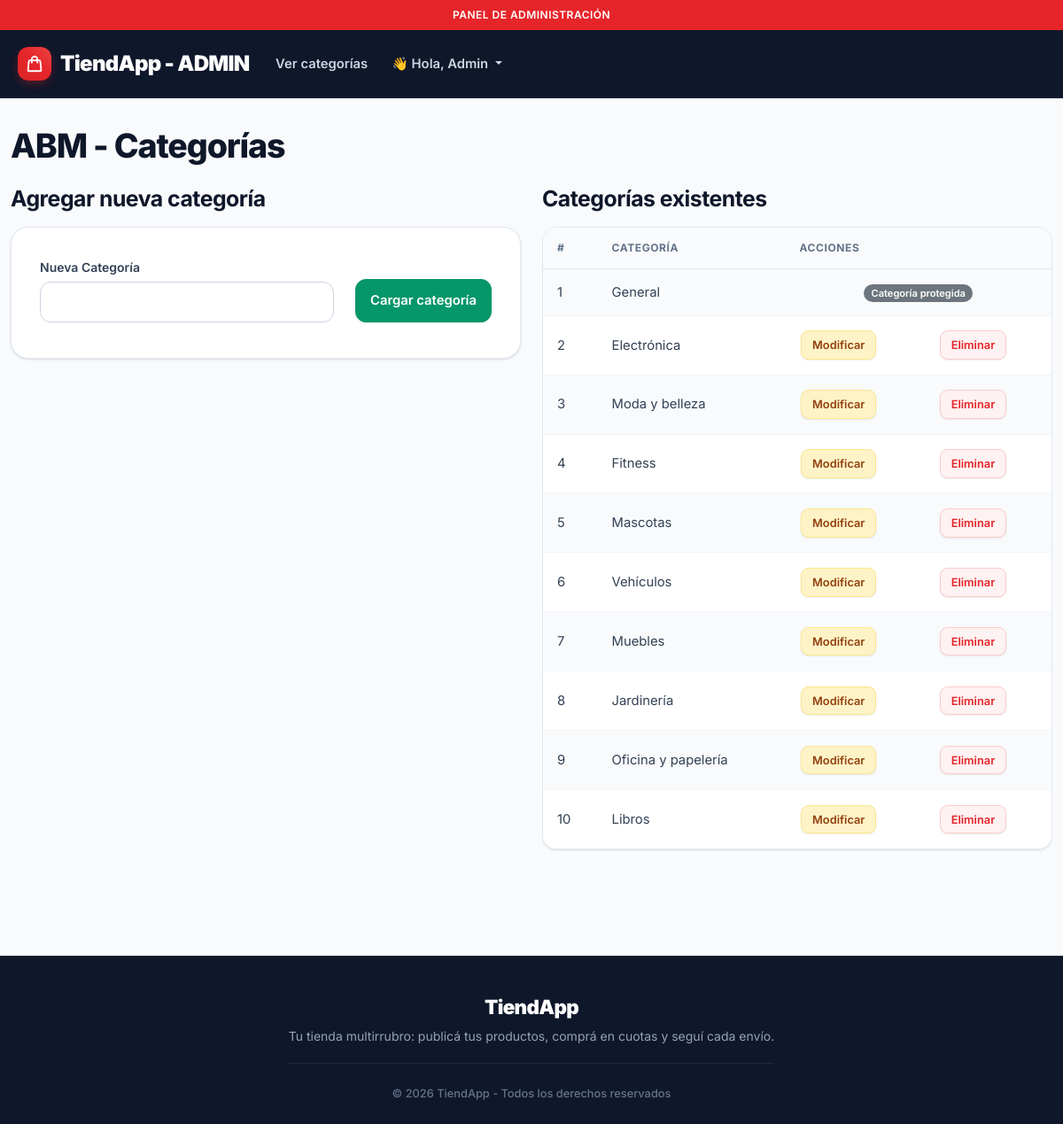
Page /admin/categoria.php (signed in) on the committed database.
### tables this page shows
CREATE TABLE `categorias` (
  `id_categoria` int(11) NOT NULL,
  `categoria` varchar(45) NOT NULL
);

### admin/categoria.php (the view, shortened to what this page needs)
<?php
include_once("../components/header_admin.php");
?>
<main>
  <div class="container-fluid">
    <?php
    include_once("../components/config/config.php");
    ?>
    <h1 class="montserrat-bold">ABM - Categorías</h1>
    <div class="row">
      <section class="col-12 col-lg-6">
        <h2 class="montserrat-bold">Agregar nueva categoría</h2>
        <form action="abm_cat/alta_cat.php" method="get" class="formulario-usuario">
          <div class="row mb-2">
            <div class="col-md-8">
              <label for="cat" class="form-label primero">Nueva Categoría</label>
              <input type="text" name="cat" id="cat" class="form-control" required>
            </div>
            <div class="col-md-4 d-flex align-items-end">
              <input type="submit" value="Cargar categoría" class="btn btn-success w-100">
            </div>
          </div>
        </form>
      </section>
      <section class="col-12 col-lg-6">
        <h2 class="montserrat-bold">Categorías existentes</h2>
        <div class="table-responsive">
          <table class="table table-striped table-hover">
            <thead>
              <tr>
                <th>#</th>
                <th>Categoría</th>
                <th colspan="2">Acciones</th>
              </tr>
            </thead>
            <tbody>
              <?php
              $consulta = "SELECT * FROM categorias";
              $respuesta = mysqli_query($con, $consulta);
              while ($fila = mysqli_fetch_array($respuesta)):
              ?>
                <tr>
                  <td><?= $fila['id_categoria'] ?></td>
                  <td><?= htmlspecialchars($fila['categoria']) ?></td>
                  <?php if ($fila['id_categoria'] == 1): ?>
                    <td class="text-center" colspan="2">
                      <span class="badge bg-secondary">Categoría protegida</span>
                    </td>
                  <?php else: ?>
                    <td>
                      <a href="abm_cat/mod_cat.php?id=<?= $fila['id_categoria'] ?>" class="btn btn-warning btn-sm">Modificar</a>
                    </td>
                    <td>
                      <a href="abm_cat/baja_cat.php?id=<?= $fila['id_categoria'] ?>"
                        class="btn btn-danger btn-sm"
                        onclick="return confirm('¿Seguro que querés eliminar esta categoría?')">
                        Eliminar
                      </a>
                    </td>
                  <?php endif; ?>
                </tr>
              <?php endwhile; ?>
            </tbody>
          </table>
        </div>
      </section>
    </div>
  </div>
</main>
<?php
include_once("../components/footer.php");
?>

### rows in the picture
categorias: id_categoria "1", categoria "General", shows "Categoría protegida"
categorias: id_categoria "2", categoria "Electrónica"
categorias: id_categoria "3", categoria "Moda y belleza"
categorias: id_categoria "4", categoria "Fitness"
categorias: id_categoria "5", categoria "Mascotas"
categorias: id_categoria "6", categoria "Vehículos"
categorias: id_categoria "7", categoria "Muebles"
categorias: id_categoria "8", categoria "Jardinería"
categorias: id_categoria "9", categoria "Oficina y papelería"
categorias: id_categoria "10", categoria "Libros"

### other values in the picture
$_SESSION['nombre'] "Admin"
